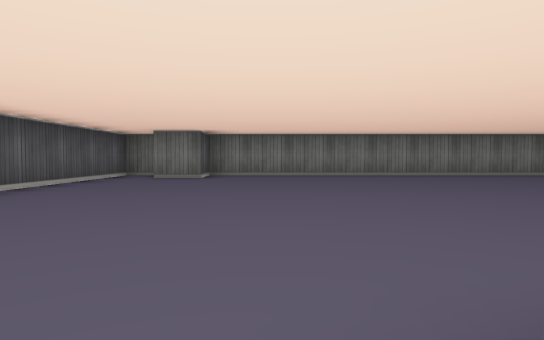
View 1 (above)

24 first-person views from a walk through a cub3D level. The camera is about half as high as the walls, tilts 2° down and sees 75° across. The floor is counted in squares. Each view is taken from the middle of a square. On the plan, view 1 faces up. The plan holds only what a view shows up to about 9 squares ahead; the rest is blank.

View 2
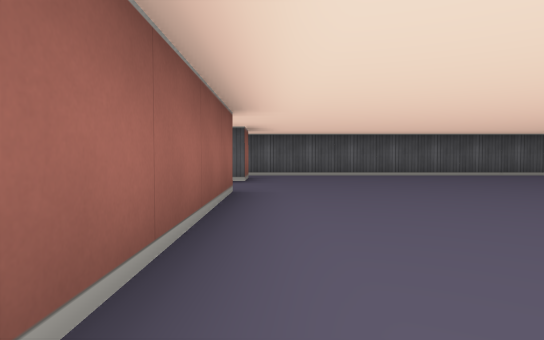

View 3
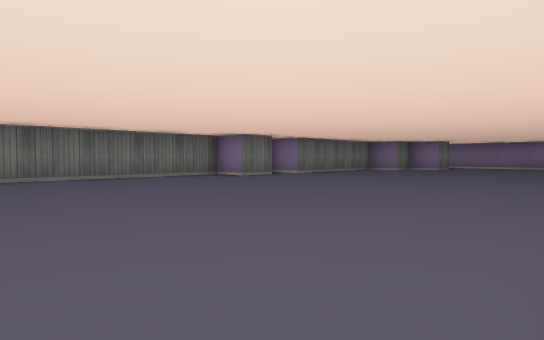

View 4
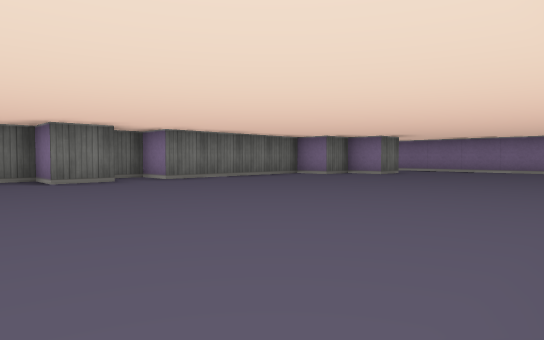

View 5
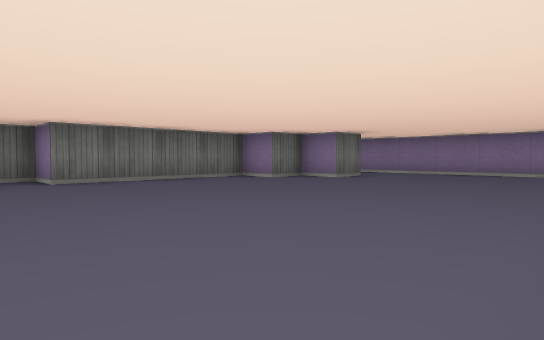

View 6
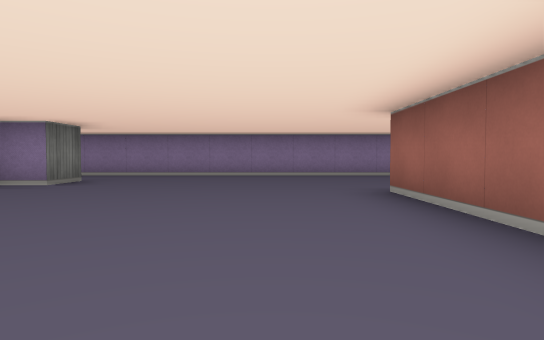

View 7
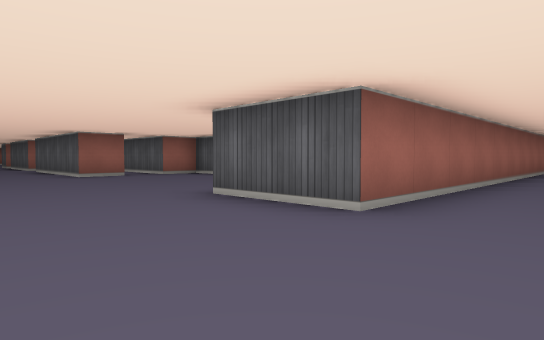

View 8
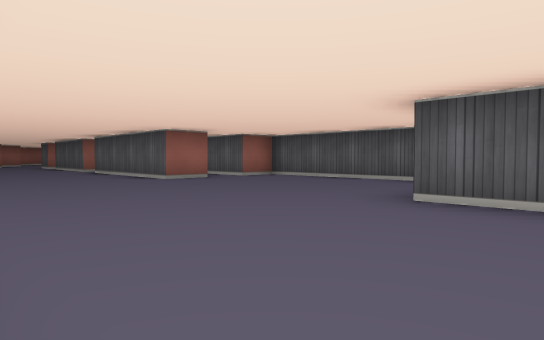

View 9
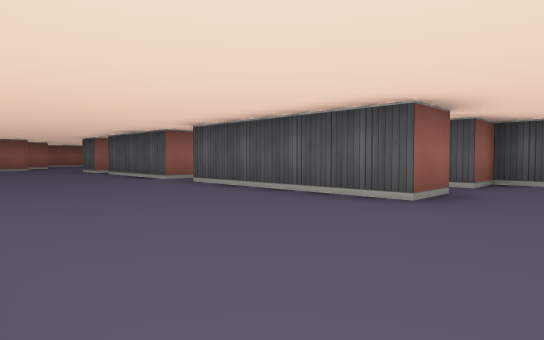

View 10
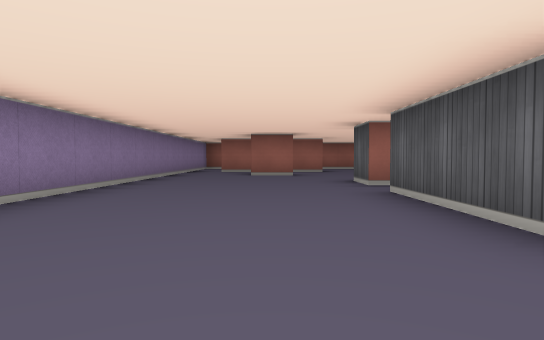

View 11
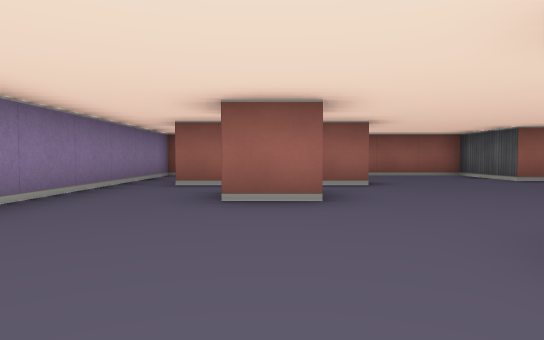

View 12
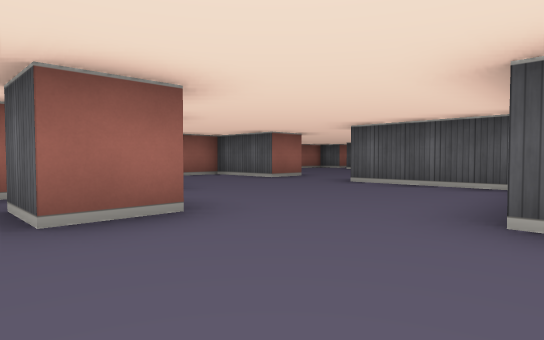

View 13
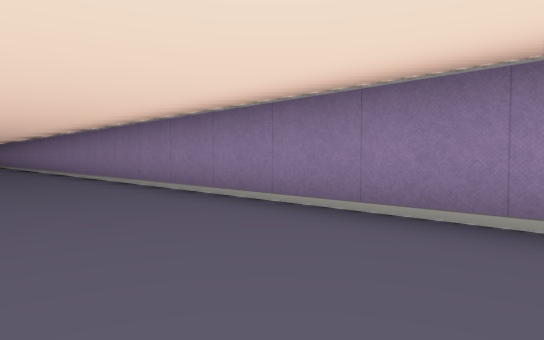

View 14
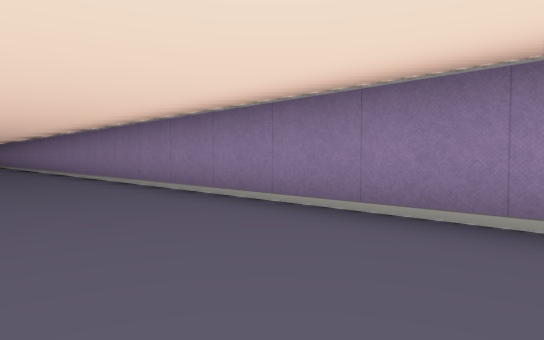

View 15
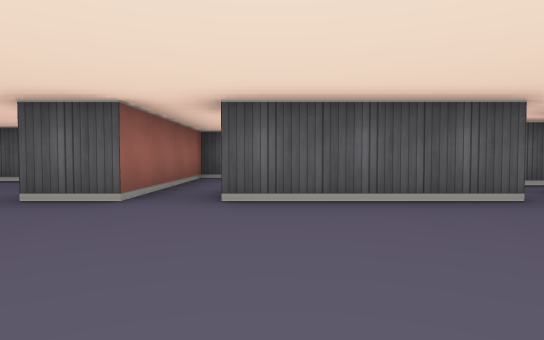

View 16
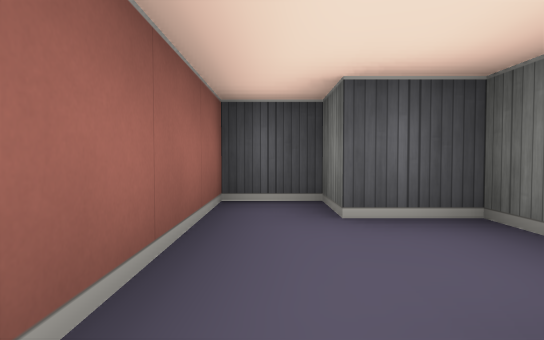

View 17
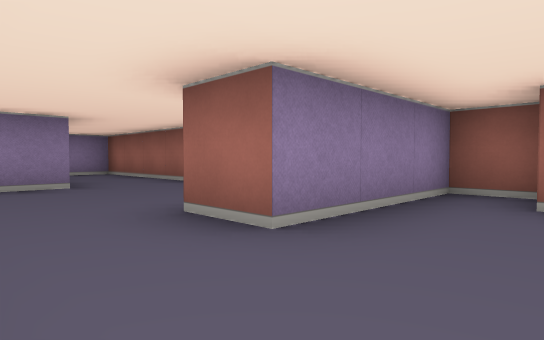

View 18
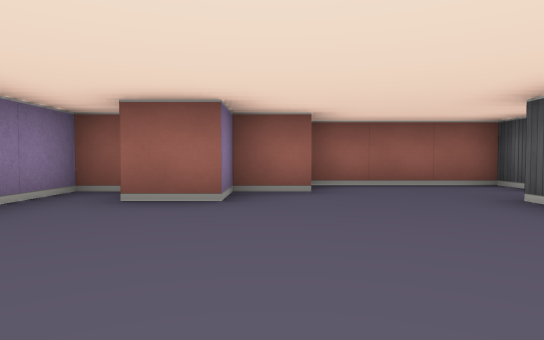

View 19
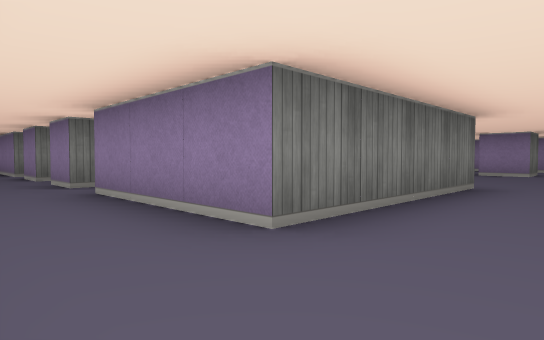

View 20
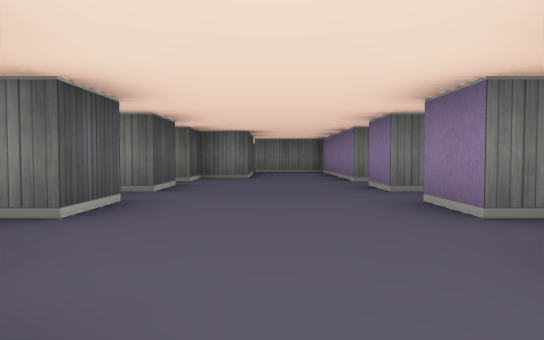

View 21
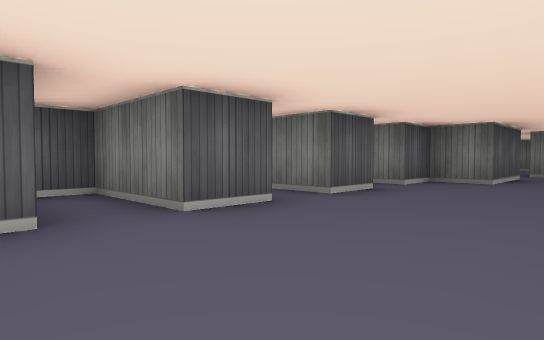

View 22
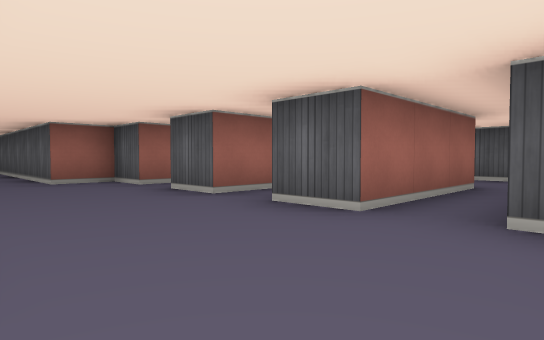

View 23
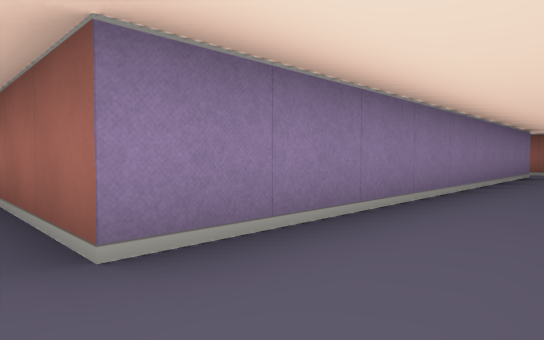

View 24
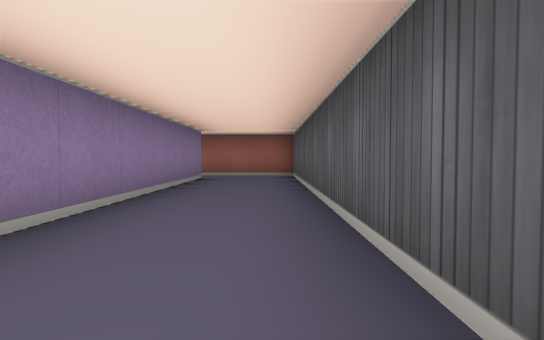

### Floor plan
Key: @ floor where view 1 was taken; # wall or solid block; . floor.
Columns run from 4 left of view 1 to 18 right of it. Each row starts with its distance up from view 1.
  9 ###############
  8 #.#.........#.#####
  7 #.................##  #
  6 #..................#..#
  5 #.....................#
  4 #.....................#
  3 #.....................#
  2 #.....................#
  1 #.....................#
  0 # #.@#############....#
 -1                  #....#
 -2                 ......#
 -3               #.......#
 -4               #.......#
 -5               #.......#
 -6               #.......#
 -7         .#    ##.#....#
 -8         ..       #....#
 -9         #..#     #....#
-10        ##..#   #.#....#
-11        #...#    ......#
-12    .........     #....#
-13   #..###...#  ####....#
-14   #..#...... ##..#....#
-15   #..###...###........#
-16   #..#...... #####....#
-17   #..###...#  #.......#
-18   #..####..#  #.......#
-19   #..#  #..####....#..#
-20   #..#  #.............#
-21   #..#  #.........###.#
-22   #..   #.....#.......#
-23   ####  #.....#.......#
-24         ....#.#########
-25        #...####
-26        #####

Positions as (right, up) in squares from view 1, and headings:
1: (0, 0), facing up
2: (5, 1), facing left
3: (2, 1), facing up-right
4: (6, 1), facing up-right
5: (8, 1), facing up-right
6: (9, 2), facing right
7: (16, 2), facing down-left
8: (17, 0), facing down-left
9: (17, -5), facing down-left
10: (15, -10), facing down
11: (15, -15), facing down
12: (16, -16), facing down-left
13: (15, -15), facing up-right
14: (15, -13), facing up-right
15: (17, -14), facing left
16: (13, -15), facing left
17: (8, -20), facing down-right
18: (7, -20), facing down
19: (5, -21), facing up-right
20: (5, -18), facing up
21: (6, -17), facing up-left
22: (6, -11), facing down-left
23: (-1, -12), facing down-right
24: (-1, -14), facing down
